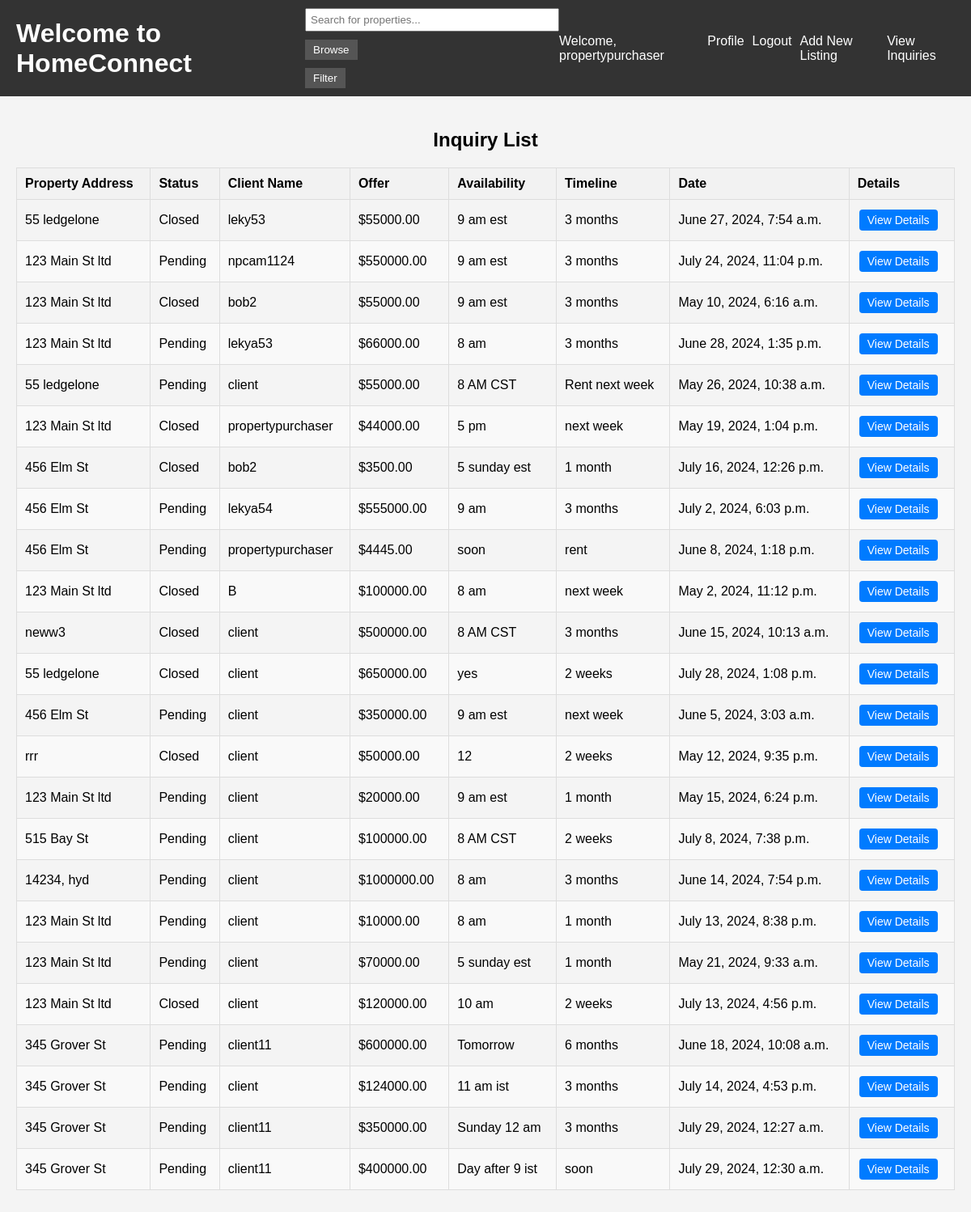
Screenshot of /inquiries/ (signed in) with the database file from the repository.
### core/models.py (models this page shows, shortened)
class CustomUser(AbstractUser):
    USER_TYPE_CHOICES = (
        ('client', 'Client'),
        ('property_purchaser', 'Property Purchaser'),
        ('salesperson', 'Salesperson'),
    )
    user_role = models.CharField(max_length=20, choices=USER_TYPE_CHOICES, default='client')
    phone_number = models.CharField(max_length=15, blank=True, null=True)
    office_address = models.CharField(max_length=255, blank=True, null=True)

class Inquiry(models.Model):
    client = models.ForeignKey(CustomUser, on_delete=models.CASCADE, related_name='inquiries')
    property = models.ForeignKey(Property, on_delete=models.CASCADE)
    offer = models.DecimalField(max_digits=10, decimal_places=2, default=0.0)
    timeline = models.CharField(max_length=100, default='As soon as possible')
    availability = models.CharField(max_length=100, default='Anytime')
    status = models.CharField(max_length=50, default='Pending')
    estimated_closing_time = models.DateTimeField(null=True, blank=True)
    total_price = models.DecimalField(max_digits=10, decimal_places=2, null=True, blank=True)
    response = models.TextField(null=True, blank=True)
    created_at = models.DateTimeField(auto_now_add=True)  # Automatically set the field to now when the object is first created

class Property(models.Model):
    property_purchaser = models.ForeignKey(PropertyPurchaser, on_delete=models.CASCADE)
    address = models.CharField(max_length=255)
    description = models.TextField()
    price = models.CharField(max_length=20)
    category = models.CharField(max_length=50)
    land_size = models.CharField(max_length=20)
    image = models.ImageField(upload_to='property_images/', null=True, blank=True)
    number_of_bedrooms = models.CharField(max_length=5, null=True, blank=True)
    number_of_bathrooms = models.CharField(max_length=5, null=True, blank=True)
    garage = models.CharField(max_length=5, null=True, blank=True)
    year_built = models.CharField(max_length=4, null=True, blank=True)
    zip_code = models.CharField(max_length=5, null=True, blank=True)  # Ensure zip code is 5 digits
    state = models.CharField(max_length=2, null=True, blank=True)  # State abbreviation

### core/views.py (the view)
# urls.py: path('inquiries/', views.inquiry_list, name='inquiry_list'),
@login_required
def inquiry_list(request):
    user_role = request.user.user_role
    if user_role == 'salesperson':
        inquiries = Inquiry.objects.all()  # Fetch all inquiries for salespeople
    elif user_role == 'property_purchaser':
        inquiries = Inquiry.objects.all()
    else:
        inquiries = Inquiry.objects.filter(client=request.user)  # Fetch only client's inquiries for clients
    return render(request, 'inquiry_list.html', {'inquiries': inquiries, 'user_role': user_role})

### core/templates/inquiry_list.html (shortened to what this page needs)
{% extends "base.html" %}
{% block content %}
<h2>Inquiry List</h2>
<table class="inquiry-table">
    <thead>
        <tr>
            <th>Property Address</th>
            <th>Status</th>
            <th>Client Name</th>
            <th>Offer</th>
            <th>Availability</th>
            <th>Timeline</th>
            <th>Date</th>
            <th>Details</th>
        </tr>
    </thead>
    <tbody>
        {% for inquiry in inquiries %}
        <tr>
            <td>{{ inquiry.property.address }}</td>
            <td>{{ inquiry.status }}</td>
            <td>{{ inquiry.client.username }}</td>
            <td>${{ inquiry.offer }}</td>
            <td>{{ inquiry.availability }}</td>
            <td>{{ inquiry.timeline }}</td>
            <td>{{ inquiry.created_at|date:"F j, Y, g:i a" }}
            <td><a href="{% url 'inquiry_detail' inquiry.id %}" class="btn">View Details</a></td>
        </tr>
        {% endfor %}
    </tbody>
</table>
{% endblock %}

### core/templates/base.html (shortened to what this page needs)
<!DOCTYPE html>
<html>
<head>
    {% load static %}
    <link rel="stylesheet" type="text/css" href="{% static 'styles.css' %}">
</head>
<body>
    <header>
        <h1><a href="{% url 'home' %}">Welcome to HomeConnect</a></h1>
        <form method="get" action="{% url 'search' %}">
            <input type="text" name="query" placeholder="Search for properties..." value="{{ request.GET.query }}">
            <button type="submit">Browse</button>
            <button type="button" onclick="toggleFilters()">Filter</button>
        </form>
        <nav>
            {% if user.is_authenticated %}
                <span>Welcome, {{ user.username }}</span>
                <a href="{% url 'profile' user.id %}">Profile</a>
                <a href="{% url 'logout' %}">Logout</a>
                {% if not user.is_superuser %}
                    {% if user.user_role == 'property_purchaser' %}
                        <a href="{% url 'create_property_step1' %}">Add New Listing</a>
                        <a href="{% url 'inquiry_list' %}">View Inquiries</a>
                    {% endif %}
                {% else %}
                    <a href="{% url 'admin:index' %}">Admin Dashboard</a>
                {% endif %}
            {% else %}
                <a href="{% url 'signup' %}">Register</a>
                <a href="{% url 'login' %}">Login</a>
            {% endif %}
        </nav>
    </header>
    <main>
        {% block content %}
        {% endblock %}
    </main>
</body>
</html>

### core/static/styles.css (style rules this page uses)
body { font-family: Arial, sans-serif; background-color: #f4f4f4; margin: 0; padding: 0; }
header { background-color: #333; color: white; padding: 10px 20px; display: flex; justify-content: space-between; align-items: center; }
header h1 { margin: 0; }
header h1 a { color: white !important; text-decoration: none; }
header form { margin: 0; }
header input[type="text"] { padding: 5px; width: 200px; }
header button { padding: 5px 10px; background-color: #555; color: white; border: none; cursor: pointer; }
nav { display: flex; gap: 10px; }
nav a { color: white; text-decoration: none; }
main { padding: 20px; }
h2 { text-align: center; }
form { display: flex; flex-direction: column; gap: 10px; }
form button { width: fit-content; padding: 5px 10px; background-color: #555; color: white; border: none; cursor: pointer; }
form input[type="text"], form input[type="password"], form select { padding: 5px; width: 300px; }
table { width: 100%; border-collapse: collapse; margin-bottom: 20px; }
table, th, td { border: 1px solid black; }
th, td { padding: 8px; text-align: left; }
th { background-color: #f2f2f2; }
.btn { display: inline-block; padding: 5px 10px; margin: 2px; font-size: 14px; color: #fff; background-color: #007bff; border: none; border-radius: 4px; text-decoration: none; cursor: pointer; text-align: center; }

### core/templates/inquiry_list.html (style rules this page uses)
.inquiry-table { width: 100%; border-collapse: collapse; margin-top: 20px; }
.inquiry-table th, .inquiry-table td { border: 1px solid #ddd; padding: 10px; text-align: left; }
.inquiry-table th { background-color: #f2f2f2; font-weight: bold; }
.inquiry-table tr:nth-child(even) { background-color: #f9f9f9; }
.btn { display: inline-block; padding: 5px 10px; margin: 2px; font-size: 14px; color: white; background-color: #007bff; border: none; border-radius: 4px; text-decoration: none; cursor: pointer; text-align: center; }

### rows the page displays
CustomUser: username "propertypurchaser"
Inquiry: property.address "55 ledgelone", status "Closed", client.username "leky53", offer "55000.00", availability "9 am est", timeline "3 months", created_at "June 27, 2024, 7:54 a.m."
Inquiry: property.address "123 Main St ltd", status "Pending", client.username "npcam1124", offer "550000.00", availability "9 am est", timeline "3 months", created_at "July 24, 2024, 11:04 p.m."
Inquiry: property.address "123 Main St ltd", status "Closed", client.username "bob2", offer "55000.00", availability "9 am est", timeline "3 months", created_at "May 10, 2024, 6:16 a.m."
Inquiry: property.address "123 Main St ltd", status "Pending", client.username "lekya53", offer "66000.00", availability "8 am", timeline "3 months", created_at "June 28, 2024, 1:35 p.m."
Inquiry: property.address "55 ledgelone", status "Pending", client.username "client", offer "55000.00", availability "8 AM CST", timeline "Rent next week", created_at "May 26, 2024, 10:38 a.m."
Inquiry: property.address "123 Main St ltd", status "Closed", client.username "propertypurchaser", offer "44000.00", availability "5 pm", timeline "next week", created_at "May 19, 2024, 1:04 p.m."
Inquiry: property.address "456 Elm St", status "Closed", client.username "bob2", offer "3500.00", availability "5 sunday est", timeline "1 month", created_at "July 16, 2024, 12:26 p.m."
Inquiry: property.address "456 Elm St", status "Pending", client.username "lekya54", offer "555000.00", availability "9 am", timeline "3 months", created_at "July 2, 2024, 6:03 p.m."
Inquiry: property.address "456 Elm St", status "Pending", client.username "propertypurchaser", offer "4445.00", availability "soon", timeline "rent", created_at "June 8, 2024, 1:18 p.m."
Inquiry: property.address "123 Main St ltd", status "Closed", client.username "B", offer "100000.00", availability "8 am", timeline "next week", created_at "May 2, 2024, 11:12 p.m."
Inquiry: property.address "neww3", status "Closed", client.username "client", offer "500000.00", availability "8 AM CST", timeline "3 months", created_at "June 15, 2024, 10:13 a.m."
Inquiry: property.address "55 ledgelone", status "Closed", client.username "client", offer "650000.00", availability "yes", timeline "2 weeks", created_at "July 28, 2024, 1:08 p.m."
Inquiry: property.address "456 Elm St", status "Pending", client.username "client", offer "350000.00", availability "9 am est", timeline "next week", created_at "June 5, 2024, 3:03 a.m."
Inquiry: property.address "rrr", status "Closed", client.username "client", offer "50000.00", availability "12", timeline "2 weeks", created_at "May 12, 2024, 9:35 p.m."
Inquiry: property.address "123 Main St ltd", status "Pending", client.username "client", offer "20000.00", availability "9 am est", timeline "1 month", created_at "May 15, 2024, 6:24 p.m."
Inquiry: property.address "515 Bay St", status "Pending", client.username "client", offer "100000.00", availability "8 AM CST", timeline "2 weeks", created_at "July 8, 2024, 7:38 p.m."
Inquiry: property.address "14234, hyd", status "Pending", client.username "client", offer "1000000.00", availability "8 am", timeline "3 months", created_at "June 14, 2024, 7:54 p.m."
Inquiry: property.address "123 Main St ltd", status "Pending", client.username "client", offer "10000.00", availability "8 am", timeline "1 month", created_at "July 13, 2024, 8:38 p.m."
Inquiry: property.address "123 Main St ltd", status "Pending", client.username "client", offer "70000.00", availability "5 sunday est", timeline "1 month", created_at "May 21, 2024, 9:33 a.m."
Inquiry: property.address "123 Main St ltd", status "Closed", client.username "client", offer "120000.00", availability "10 am", timeline "2 weeks", created_at "July 13, 2024, 4:56 p.m."
Inquiry: property.address "345 Grover St", status "Pending", client.username "client11", offer "600000.00", availability "Tomorrow", timeline "6 months", created_at "June 18, 2024, 10:08 a.m."
Inquiry: property.address "345 Grover St", status "Pending", client.username "client", offer "124000.00", availability "11 am ist", timeline "3 months", created_at "July 14, 2024, 4:53 p.m."
Inquiry: property.address "345 Grover St", status "Pending", client.username "client11", offer "350000.00", availability "Sunday 12 am", timeline "3 months", created_at "July 29, 2024, 12:27 a.m."
Inquiry: property.address "345 Grover St", status "Pending", client.username "client11", offer "400000.00", availability "Day after 9 ist", timeline "soon", created_at "July 29, 2024, 12:30 a.m."
